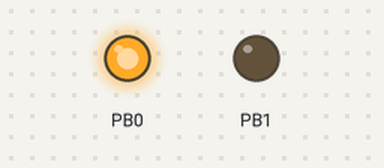
Bench run of a program on a simulated ATmega328P, built with avr-gcc and emulated at 16 MHz. Parts: output pins drawn as LEDs (lit = HIGH).

Above: at 1.0 s.
At 2.5 s:
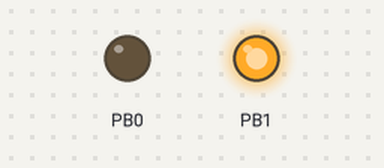
At 4.0 s:
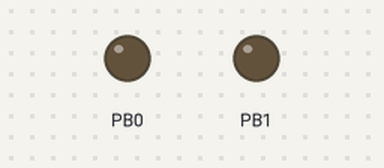
Timing chart, 0 to 6.5 s (numbered marks = the images above):
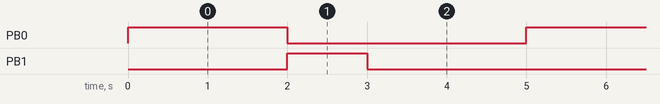

The program:

main.c
```c
/*
 * DC MOTOR CONTROL_FUNCTION CALLING.c
 *
 * Created: 29-01-2026 18:03:59
 * Author : Sunil Thomas
 */


#define F_CPU 16000000UL
#include <avr/io.h>
#include <util/delay.h>


int main(void)
{
	DDRB |= (1 << PB0) | (1 << PB1);
	while (1)
	{
		PORTB |= (1 << PB0);
		PORTB &= ~(1 << PB1);
		_delay_ms(2000);

		PORTB &= ~(1 << PB0);
		PORTB |= (1 << PB1);
		_delay_ms(1000);

		PORTB &= ~(1 << PB0);
		PORTB &= ~(1 << PB1);
		_delay_ms(2000);
	}
}
```

Measured:
- by itself, PB0: alternates HIGH for 2.0 s and LOW for 3.0 s
- by itself, PB1: alternates HIGH for 1.0 s and LOW for 4.0 s
- by itself, everything shown: repeats every 5.0 s, in 3 steps
